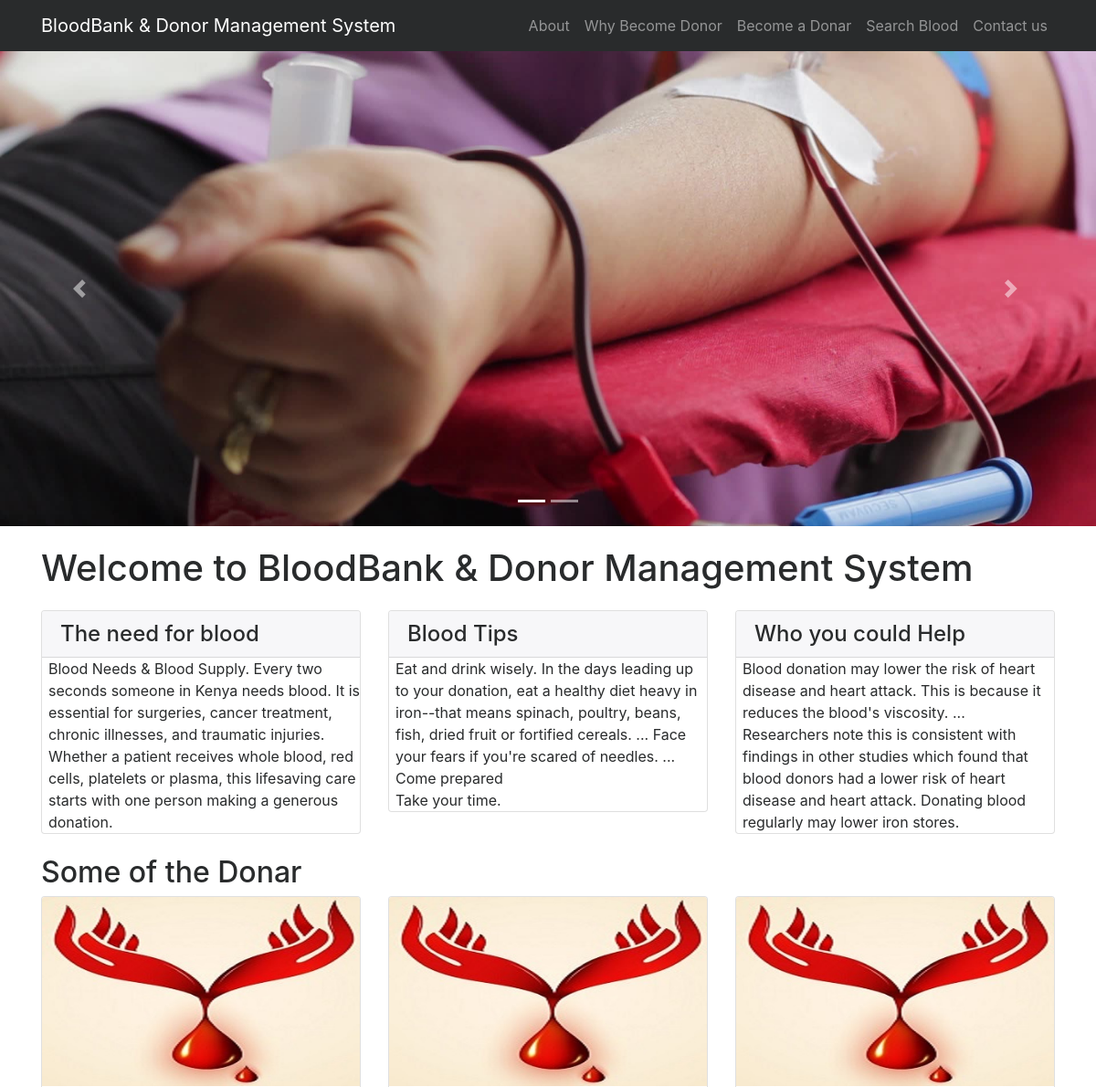
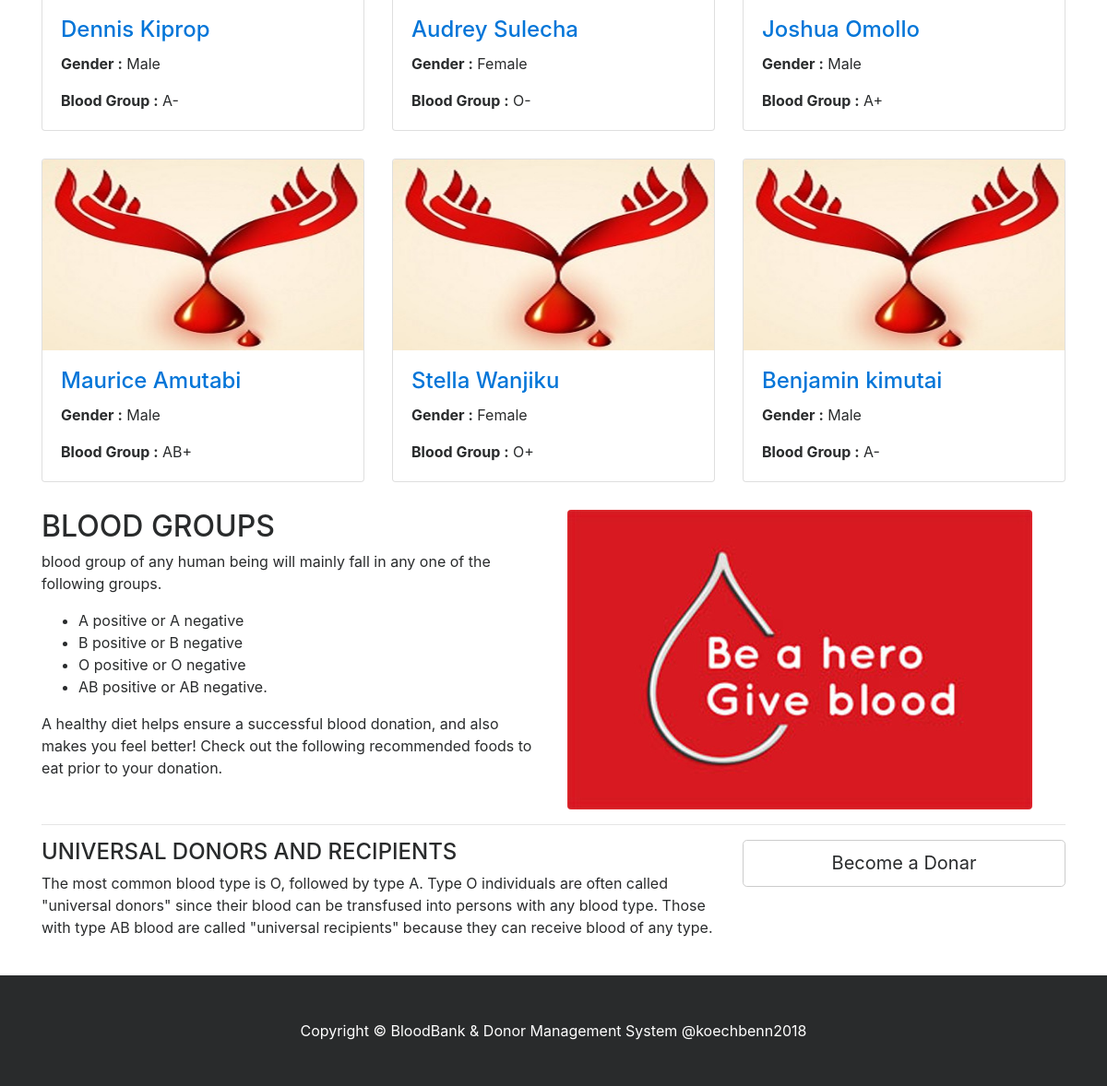
/bbdms/index.php, run on the app's committed database (2 pictures, top to bottom).
### tables this page shows
CREATE TABLE `tblblooddonars` (
  `id` int(11) NOT NULL,
  `FullName` varchar(100) DEFAULT NULL,
  `MobileNumber` char(11) DEFAULT NULL,
  `EmailId` varchar(100) DEFAULT NULL,
  `Gender` varchar(20) DEFAULT NULL,
  `Age` int(11) DEFAULT NULL,
  `BloodGroup` varchar(20) DEFAULT NULL,
  `Address` varchar(255) DEFAULT NULL,
  `Message` mediumtext,
  `PostingDate` timestamp NOT NULL DEFAULT CURRENT_TIMESTAMP,
  `status` int(1) DEFAULT NULL
);

### bbdms/index.php (the view, shortened to what this page needs)
<?php
include('includes/config.php');
?>
<!DOCTYPE html>
<html lang="en">
<head>
    <link href="vendor/bootstrap/css/bootstrap.min.css" rel="stylesheet">
    <link href="vendor/font-awesome/css/font-awesome.min.css" rel="stylesheet" type="text/css">
    <link href="css/modern-business.css" rel="stylesheet">
</head>
<body>
<?php include('includes/header.php');?>
<?php include('includes/slider.php');?>
    <div class="container">
        <h1 class="my-4">Welcome to BloodBank & Donor Management System</h1>
        <div class="row">
            <div class="col-lg-4 mb-4">
                <div class="card">
                    <h4 class="card-header">The need for blood</h4>
                        <p class="card-text" style="padding-left:2%">Blood Needs & Blood Supply. Every two seconds someone in Kenya needs blood. It is essential for surgeries, cancer treatment, chronic illnesses, and traumatic injuries. Whether a patient receives whole blood, red cells, platelets or plasma, this lifesaving care starts with one person making a generous donation. </p>
                </div>
            </div>
            <div class="col-lg-4 mb-4">
                <div class="card">
                    <h4 class="card-header">Blood Tips</h4>
                        <p class="card-text" style="padding-left:2%">Eat and drink wisely. In the days leading up to your donation, eat a healthy diet heavy in iron--that means spinach, poultry, beans, fish, dried fruit or fortified cereals. ...
Face your fears if you're scared of needles. ...<br>
Come prepared
<br>
Take your time. </p>
                </div>
            </div>
            <div class="col-lg-4 mb-4">
                <div class="card">
                    <h4 class="card-header">Who you could Help</h4>
                        <p class="card-text" style="padding-left:2%">Blood donation may lower the risk of heart disease and heart attack. This is because it reduces the blood's viscosity. ... Researchers note this is consistent with findings in other studies which found that blood donors had a lower risk of heart disease and heart attack. Donating blood regularly may lower iron stores. </p>
                </div>
            </div>
        </div>
        <h2>Some of the Donar</h2>
        <div class="row">
                   <?php
$status=1;
$sql = "SELECT * from tblblooddonars where status=:status order by rand() limit 6";
$query = $dbh -> prepare($sql);
$query->bindParam(':status',$status,PDO::PARAM_STR);
$query->execute();
$results=$query->fetchAll(PDO::FETCH_OBJ);
if($query->rowCount() > 0)
{
foreach($results as $result)
{ ?>
            <div class="col-lg-4 col-sm-6 portfolio-item">
                <div class="card h-100">
                    <a href="#"><img class="card-img-top img-fluid" src="images/blood-donor.jpg" alt="" ></a>
                    <div class="card-block">
                        <h4 class="card-title"><a href="#"><?php echo htmlentities($result->FullName);?></a></h4>
<p class="card-text"><b>  Gender :</b> <?php echo htmlentities($result->Gender);?></p>
<p class="card-text"><b>Blood Group :</b> <?php echo htmlentities($result->BloodGroup);?></p>
                    </div>
                </div>
            </div>
            <?php }} ?>
        </div>
        <div class="row">
            <div class="col-lg-6">
                <h2>BLOOD GROUPS</h2>
          <p>  blood group of any human being will mainly fall in any one of the following groups.</p>
                <ul>
<li>A positive or A negative</li>
<li>B positive or B negative</li>
<li>O positive or O negative</li>
<li>AB positive or AB negative.</li>
                </ul>
                <p>A healthy diet helps ensure a successful blood donation, and also makes you feel better! Check out the following recommended foods to eat prior to your donation.</p>
            </div>
            <div class="col-lg-6">
                <img class="img-fluid rounded" src="images/blood-donor (1).jpg" alt="">
            </div>
        </div>
        <hr>
        <div class="row mb-4">
            <div class="col-md-8">
            <h4>UNIVERSAL DONORS AND RECIPIENTS</h4>
                <p>
The most common blood type is O, followed by type A.
Type O individuals are often called "universal donors" since their blood can be transfused into persons with any blood type. Those with type AB blood are called "universal recipients" because they can receive blood of any type.</p>
            </div>
            <div class="col-md-4">
                <a class="btn btn-lg btn-secondary btn-block" href="become-donar.php">Become a Donar</a>
            </div>
        </div>
    </div>
  <?php include('includes/footer.php');?>
</body>
</html>

### bbdms/includes/header.php (shortened to what this page needs)
<nav class="navbar fixed-top navbar-toggleable-md navbar-inverse bg-inverse">
    <div class="container">
        <a class="navbar-brand" href="index.php">BloodBank & Donor Management System</a>
        <div class="collapse navbar-collapse" id="navbarExample">
            <ul class="navbar-nav ml-auto">
                <li class="nav-item">
                    <a class="nav-link" href="page.php?type=aboutus">About</a>
                </li>
                <li class="nav-item">
                    <a class="nav-link" href="page.php?type=donor">Why Become Donor</a>
                </li>
                <li class="nav-item">
                    <a class="nav-link" href="become-donar.php">Become a Donar</a>
                </li>
                 <li class="nav-item">
                    <a class="nav-link" href="search-donor.php">Search Blood</a>
                </li>
                  <li class="nav-item">
                    <a class="nav-link" href="contact.php">Contact us</a>
                </li>
            </ul>
        </div>
    </div>
</nav>

### bbdms/includes/slider.php (shortened to what this page needs)
<header>
       <div id="carouselExampleIndicators" class="carousel slide" data-ride="carousel">
           <ol class="carousel-indicators">
               <li data-target="#carouselExampleIndicators" data-slide-to="0" class="active"></li>
               <li data-target="#carouselExampleIndicators" data-slide-to="1"></li>
           </ol>
           <div class="carousel-inner" role="listbox">
               <div class="carousel-item active" style="background-image: url('images/banner1.jpg')">
                   <div class="carousel-caption d-none d-md-block">
                   </div>
               </div>
           </div>
           <a class="carousel-control-prev" href="#carouselExampleIndicators" role="button" data-slide="prev">
               <span class="carousel-control-prev-icon" aria-hidden="true"></span>
           </a>
           <a class="carousel-control-next" href="#carouselExampleIndicators" role="button" data-slide="next">
               <span class="carousel-control-next-icon" aria-hidden="true"></span>
           </a>
       </div>
   </header>

### bbdms/includes/footer.php
<footer class="py-5 bg-inverse">
      <div class="container">
          <p class="m-0 text-center text-white">Copyright &copy; BloodBank & Donor Management System @koechbenn2018</p>
      </div>
  </footer>

### bbdms/css/modern-business.css (style rules this page uses)
body { padding-top: 54px; }
@media (min-width: 992px) { body { padding-top: 56px; } }
.carousel-item { height: 65vh; min-height: 300px; background: no-repeat center center scroll; -webkit-background-size: cover; -moz-background-size: cover; -o-background-size: cover; background-size: cover; }
.portfolio-item { margin-bottom: 30px; }

### bbdms/index.php (style rules this page uses)
.carousel-item.active, .carousel-item-next, .carousel-item-prev { display: block; }

### data on the page
tblblooddonars: FullName "Dennis Kiprop", Gender "Male", BloodGroup "A-"
tblblooddonars: FullName "Audrey Sulecha", Gender "Female", BloodGroup "O-"
tblblooddonars: FullName "Joshua Omollo", Gender "Male", BloodGroup "A+"
tblblooddonars: FullName "Maurice Amutabi", Gender "Male", BloodGroup "AB+"
tblblooddonars: FullName "Stella Wanjiku", Gender "Female", BloodGroup "O+"
tblblooddonars: FullName "Benjamin kimutai", Gender "Male", BloodGroup "A-"
